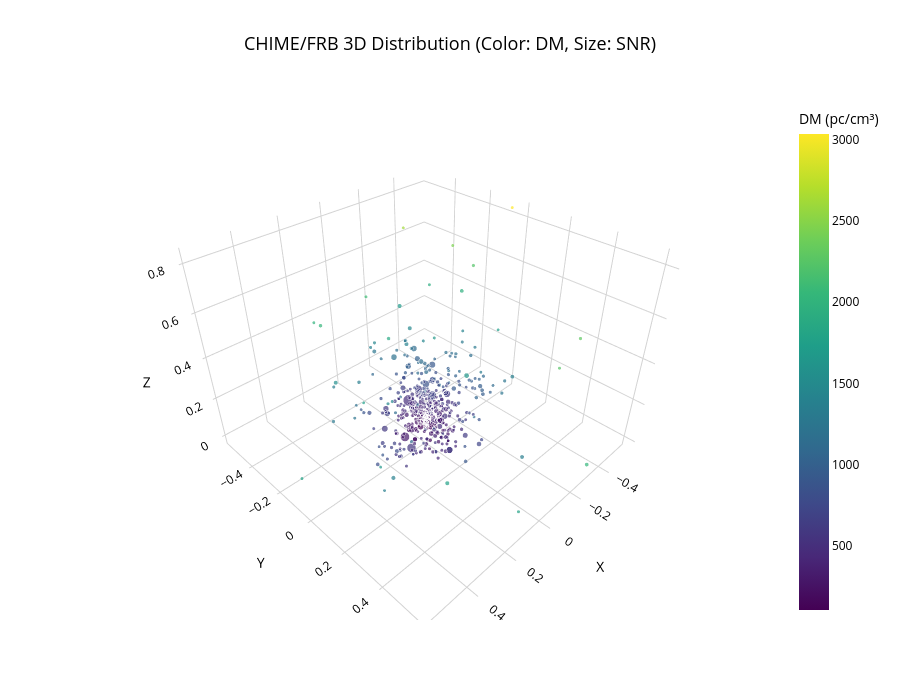

The notebook cell saved with this chart:
### Code cell
import plotly.graph_objects as go
import pandas as pd
import numpy as np

# --- 1. Prepare data ---
# Assume df already contains ra, dec, dm, snr columns
# Convert RA, Dec from degrees to radians
ra_rad = np.radians(df['ra'])
dec_rad = np.radians(df['dec'])

# Map spherical coordinates to Cartesian coordinates
# Use DM as radius to represent distance
r = df['dm'] / df['dm'].max()  # Normalize DM to keep points near unit sphere
x = r * np.cos(dec_rad) * np.cos(ra_rad)
y = r * np.cos(dec_rad) * np.sin(ra_rad)
z = r * np.sin(dec_rad)

# --- 2. Create Plotly figure ---
fig = go.Figure(data=[go.Scatter3d(
    x=x,
    y=y,
    z=z,
    mode='markers',
    marker=dict(
        size=df['snr'] / df['snr'].max() * 10 + 3,  # Size represents SNR
        color=df['dm'],                              # Color represents DM
        colorscale='Viridis',
        showscale=True,
        colorbar=dict(title='DM (pc/cm³)')
    ),
    text=df['frb_name'],
    hovertemplate='<b>%{text}</b><br>RA: %{customdata[0]:.2f}°<br>Dec: %{customdata[1]:.2f}°<br>DM: %{customdata[2]:.1f}<br>SNR: %{customdata[3]:.1f}<extra></extra>',
    customdata=df[['ra', 'dec', 'dm', 'snr']].values
)])

# --- 3. Set layout ---
fig.update_layout(
    title=dict(
        text='CHIME/FRB 3D Distribution (Color: DM, Size: SNR)',
        font=dict(size=18),
        x=0.5
    ),
    scene=dict(
        xaxis=dict(
            title='X',
            backgroundcolor='white',
            gridcolor='lightgray',
            zerolinecolor='lightgray'
        ),
        yaxis=dict(
            title='Y',
            backgroundcolor='white',
            gridcolor='lightgray',
            zerolinecolor='lightgray'
        ),
        zaxis=dict(
            title='Z',
            backgroundcolor='white',
            gridcolor='lightgray',
            zerolinecolor='lightgray'
        ),
        bgcolor='white'
    ),
    paper_bgcolor='white',
    width=900,
    height=700,
    font=dict(color='black')
)

fig.show()

# Optional: Save as HTML for sharing
# fig.write_html('chime_frb_3d_distribution.html')

### Figure 1 — Plotly figure (JSON) as saved in the notebook; plotly's stock layout.template omitted (floating-point values rounded to 4 significant figures; data arrays with more than 128 entries replaced by an {"elided": "..."} marker saying what was removed)
{"data": [{"customdata": {"elided": "547x4 float values"}, "hovertemplate": "<b>%{text}</b><br>RA: %{customdata[0]:.2f}°<br>Dec: %{customdata[1]:.2f}°<br>DM: %{customdata[2]:.1f}<br>SNR: %{customdata[3]:.1f}<extra></extra>", "marker": {"color": {"elided": "547 float values"}, "colorbar": {"title": {"text": "DM (pc/cm³)"}}, "colorscale": [[0, "#440154"], [0.1111, "#482878"], [0.2222, "#3e4989"], [0.3333, "#31688e"], [0.4444, "#26828e"], [0.5556, "#1f9e89"], [0.6667, "#35b779"], [0.7778, "#6ece58"], [0.8889, "#b5de2b"], [1, "#fde725"]], "showscale": true, "size": {"elided": "547 float values"}}, "mode": "markers", "text": {"elided": "547 str values"}, "type": "scatter3d", "x": {"elided": "547 float values"}, "y": {"elided": "547 float values"}, "z": {"elided": "547 float values"}}], "layout": {"font": {"color": "black"}, "height": 700, "paper_bgcolor": "white", "scene": {"bgcolor": "white", "xaxis": {"backgroundcolor": "white", "gridcolor": "lightgray", "title": {"text": "X"}, "zerolinecolor": "lightgray"}, "yaxis": {"backgroundcolor": "white", "gridcolor": "lightgray", "title": {"text": "Y"}, "zerolinecolor": "lightgray"}, "zaxis": {"backgroundcolor": "white", "gridcolor": "lightgray", "title": {"text": "Z"}, "zerolinecolor": "lightgray"}}, "title": {"font": {"size": 18}, "text": "CHIME/FRB 3D Distribution (Color: DM, Size: SNR)", "x": 0.5}, "width": 900}}
